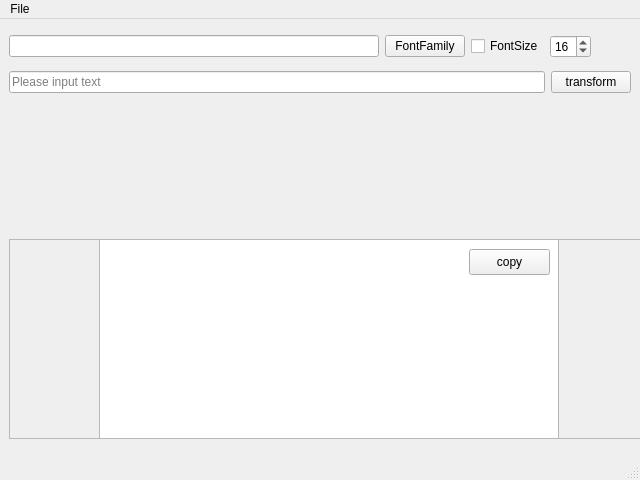
<?xml version="1.0" encoding="UTF-8"?>
<ui version="4.0">
 <class>MainWindow</class>
 <widget class="QMainWindow" name="MainWindow">
  <property name="geometry">
   <rect>
    <x>0</x>
    <y>0</y>
    <width>640</width>
    <height>480</height>
   </rect>
  </property>
  <property name="sizePolicy">
   <sizepolicy hsizetype="Maximum" vsizetype="Maximum">
    <horstretch>0</horstretch>
    <verstretch>0</verstretch>
   </sizepolicy>
  </property>
  <property name="minimumSize">
   <size>
    <width>640</width>
    <height>480</height>
   </size>
  </property>
  <property name="maximumSize">
   <size>
    <width>640</width>
    <height>480</height>
   </size>
  </property>
  <property name="windowTitle">
   <string>QYTECH LCD Tools</string>
  </property>
  <widget class="QWidget" name="centralwidget">
   <layout class="QVBoxLayout" name="verticalLayout">
    <item>
     <layout class="QHBoxLayout" name="horizontalLayout_2">
      <item>
       <widget class="QLineEdit" name="et_font_path">
        <property name="readOnly">
         <bool>true</bool>
        </property>
       </widget>
      </item>
      <item>
       <widget class="QPushButton" name="btn_select_font">
        <property name="text">
         <string>FontFamily</string>
        </property>
       </widget>
      </item>
      <item>
       <widget class="QCheckBox" name="cb_font_size">
        <property name="text">
         <string>FontSize</string>
        </property>
       </widget>
      </item>
      <item>
       <widget class="QSpinBox" name="spinBox">
        <property name="sizePolicy">
         <sizepolicy hsizetype="Fixed" vsizetype="Fixed">
          <horstretch>0</horstretch>
          <verstretch>0</verstretch>
         </sizepolicy>
        </property>
        <property name="minimum">
         <number>8</number>
        </property>
        <property name="maximum">
         <number>30</number>
        </property>
        <property name="value">
         <number>16</number>
        </property>
        <property name="displayIntegerBase">
         <number>10</number>
        </property>
       </widget>
      </item>
      <item>
       <spacer name="horizontalSpacer">
        <property name="orientation">
         <enum>Qt::Horizontal</enum>
        </property>
        <property name="sizeType">
         <enum>QSizePolicy::Preferred</enum>
        </property>
        <property name="sizeHint" stdset="0">
         <size>
          <width>40</width>
          <height>20</height>
         </size>
        </property>
       </spacer>
      </item>
     </layout>
    </item>
    <item>
     <layout class="QHBoxLayout" name="horizontalLayout">
      <item>
       <widget class="QLineEdit" name="et_message">
        <property name="minimumSize">
         <size>
          <width>0</width>
          <height>0</height>
         </size>
        </property>
        <property name="maxLength">
         <number>40</number>
        </property>
        <property name="placeholderText">
         <string>Please input text</string>
        </property>
       </widget>
      </item>
      <item>
       <widget class="QPushButton" name="btn_transform">
        <property name="text">
         <string>transform</string>
        </property>
       </widget>
      </item>
     </layout>
    </item>
    <item>
     <spacer name="verticalSpacer">
      <property name="orientation">
       <enum>Qt::Vertical</enum>
      </property>
      <property name="sizeType">
       <enum>QSizePolicy::Preferred</enum>
      </property>
      <property name="sizeHint" stdset="0">
       <size>
        <width>0</width>
        <height>20</height>
       </size>
      </property>
     </spacer>
    </item>
    <item alignment="Qt::AlignHCenter">
     <widget class="QLabel" name="iv_image">
      <property name="minimumSize">
       <size>
        <width>100</width>
        <height>100</height>
       </size>
      </property>
      <property name="maximumSize">
       <size>
        <width>100</width>
        <height>100</height>
       </size>
      </property>
      <property name="text">
       <string/>
      </property>
     </widget>
    </item>
    <item>
     <widget class="QFrame" name="frame">
      <property name="sizePolicy">
       <sizepolicy hsizetype="Expanding" vsizetype="Expanding">
        <horstretch>0</horstretch>
        <verstretch>0</verstretch>
       </sizepolicy>
      </property>
      <property name="minimumSize">
       <size>
        <width>640</width>
        <height>200</height>
       </size>
      </property>
      <property name="maximumSize">
       <size>
        <width>640</width>
        <height>200</height>
       </size>
      </property>
      <property name="frameShape">
       <enum>QFrame::StyledPanel</enum>
      </property>
      <property name="frameShadow">
       <enum>QFrame::Raised</enum>
      </property>
      <widget class="QPlainTextEdit" name="tv_lcd">
       <property name="geometry">
        <rect>
         <x>90</x>
         <y>0</y>
         <width>460</width>
         <height>200</height>
        </rect>
       </property>
       <property name="sizePolicy">
        <sizepolicy hsizetype="Fixed" vsizetype="Fixed">
         <horstretch>0</horstretch>
         <verstretch>0</verstretch>
        </sizepolicy>
       </property>
       <property name="minimumSize">
        <size>
         <width>460</width>
         <height>200</height>
        </size>
       </property>
       <property name="maximumSize">
        <size>
         <width>460</width>
         <height>200</height>
        </size>
       </property>
       <property name="readOnly">
        <bool>true</bool>
       </property>
      </widget>
      <widget class="QPushButton" name="btn_copy">
       <property name="geometry">
        <rect>
         <x>460</x>
         <y>10</y>
         <width>81</width>
         <height>26</height>
        </rect>
       </property>
       <property name="text">
        <string>copy</string>
       </property>
      </widget>
     </widget>
    </item>
   </layout>
  </widget>
  <widget class="QStatusBar" name="statusbar"/>
  <widget class="QMenuBar" name="menubar">
   <property name="geometry">
    <rect>
     <x>0</x>
     <y>0</y>
     <width>640</width>
     <height>21</height>
    </rect>
   </property>
   <widget class="QMenu" name="menuFile">
    <property name="title">
     <string>File</string>
    </property>
    <addaction name="action_select_image"/>
   </widget>
   <addaction name="menuFile"/>
  </widget>
  <action name="action_select_image">
   <property name="text">
    <string>open</string>
   </property>
  </action>
 </widget>
 <resources/>
 <connections/>
</ui>
